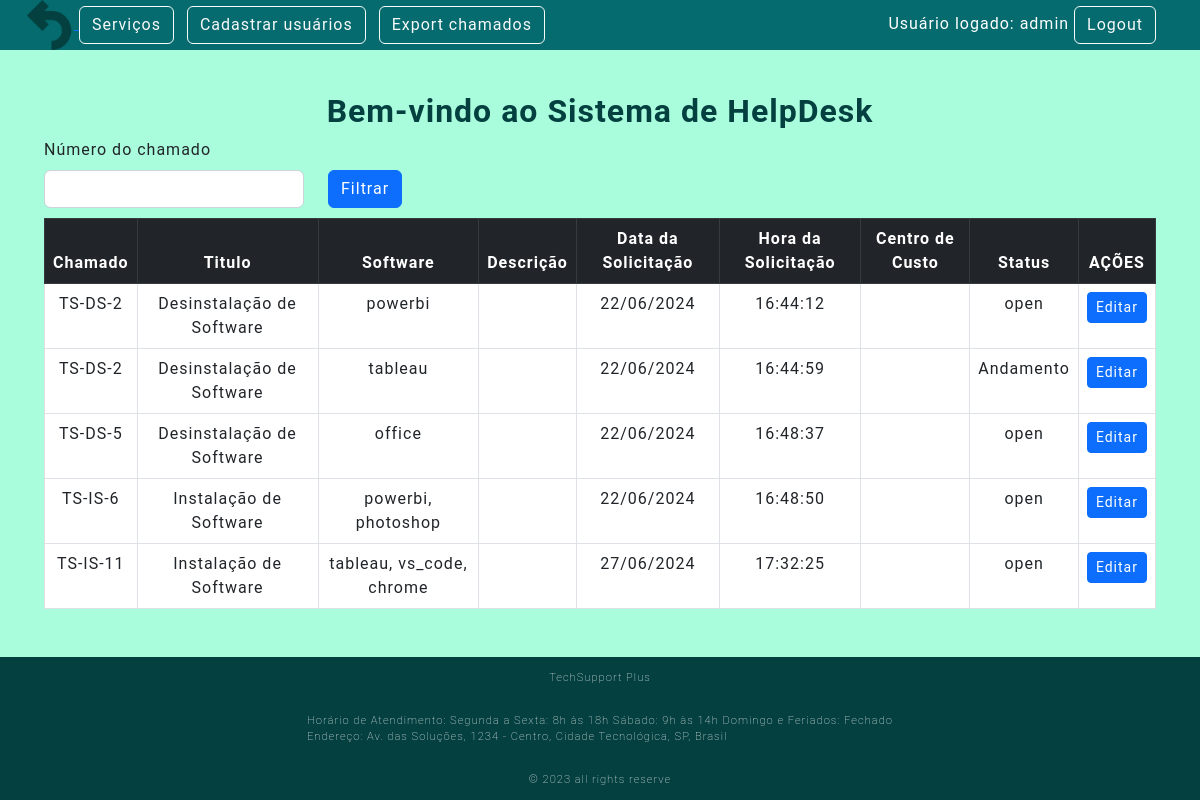
Screenshot of /tiket (signed in) with the database file from the repository.
### Src/Model/Bd.py (models this page shows, shortened)
class CreatUser(UserMixin,db.Model):
    __tablename__ = "CreatUser"
    id = db.Column(db.Integer, primary_key=True, autoincrement=True)
    userName = db.Column(db.String(150), nullable=False)
    fone = db.Column(db.String(50), nullable=False)
    cadDate = db.Column(db.String(50), nullable=False)
    hour = db.Column(db.String(10), nullable=False)
    emailUser = db.Column(db.String(150), nullable=False)
    passwordUser = db.Column(db.String, nullable=False)
    status = db.Column(db.String(5), nullable=False)

class Ticket(db.Model):
    __tablename__ = "Ticket"
    id = db.Column(db.Integer, primary_key=True, autoincrement=True)
    idUser = db.Column(db.Integer,db.ForeignKey('CreatUser.id'))
    identificador = db.Column(db.String(50), nullable=False)
    title = db.Column(db.String(50), nullable=False)
    software = db.Column(db.String(50), nullable=False)
    description = db.Column(db.String, nullable=False)
    status = db.Column(db.String(20), nullable=False, default='Open')
    execution = db.Column(db.String(500), nullable=False)
    created_data = db.Column(db.String, nullable=False)
    created_hora = db.Column(db.String, nullable=False)
    cost_center = db.Column(db.String, nullable=False)

### Src/View/NewTicket.py (the view)
@tk.route('/tiket')
def tiket():
    tickets = Ticket.query.all()
    return render_template('servicos.html', tickets=tickets)

### Src/View/Login.py (called while the page is built)
@login_manager.user_loader
def load_user(employee_id):
  usuario = CreatUser.query.filter_by(id=employee_id).first()
  return usuario

### Templates/servicos.html
{% extends 'base.html' %}
{% block conteudo %}
<h1>Bem-vindo ao Sistema de HelpDesk</h1>
<div class="row" style="text-align: left;">
    <label class="form-label" for="form3Example4">Número do chamado</label>
    <form method="POST" action="{{url_for('router.tk.servicos')}}" >
        <div class="form-group row">
            <div class="form-group col-md-3">
                <input type="text" class="form-control" name="numeroChamado">
            </div>
            <div class="col-auto">
                <button type="submit" class="btn btn-primary">Filtrar</button>
            </div>
        </div>
    </form>
    <br> <br>
</div>
<div class="bg-white ">
    <table class="table table-bordered table-hover">
        <thead class="table-dark">
            <tr>
                <th scope="col">Chamado</th>
                <th scope="col">Titulo</th>
                <th scope="col">Software</th>
                <th scope="col">Descrição</th>
                <th scope="col">Data da Solicitação</th>
                <th scope="col">Hora da Solicitação</th>
                <th scope="col">Centro de Custo</th>
                <th scope="col">Status</th>
                <th scope="col">AÇÕES</th>
            </tr>
        </thead>
        <tbody>
            {% for ticket in tickets %}
            {% if ticket.status != "Fechado" %}
            <tr>
                <td>{{ticket.identificador}}</td>
                <td>{{ticket.title}}</td>
                <td>{{ticket.software}}</td>
                <td>{{ticket.description}}</td>
                <td>{{ticket.created_data}}</td>
                <td>{{ticket.created_hora}}</td>
                <td>{{ticket.cost_center}}</td>
                <td>{{ticket.status}}</td>
                <td> <a href="{{ticket.id}}/atendimento" class="btn btn-primary btn-sm" >Editar</a>
                </td>
            </tr>
            {% endif %}
            {% endfor %}
        </tbody>
    </table>
</div>
{% endblock conteudo %}

### Templates/nav.html
<nav class="navbar navbar-expand-lg bg-body-tertiary" id="nav_content">
  <div class="container-fluid" id="nav_content">
    <div class="container-fluid">
      <a href="{{ url_for('router.home.index') }}">
        <img src="{{ url_for('static', filename='img/seta-de-retorno-a-esquerda.png') }}"
          alt="Remoção ou Desinstalação de Software" width="50">
      </a>
      {% if current_user.status == "ADMIN" %}
      <a type="button" class="btn btn-outline-light me-2" href="{{url_for('router.tk.tiket')}}">Serviços</a>
      <a type="button" class="btn btn-outline-light me-2" href="{{url_for('router.user.createUser')}}" >Cadastrar usuários</a>
      <a type="button" class="btn btn-outline-light me-2" href="{{url_for('router.tk.listar')}}" >Export chamados</a>
      {% endif %}
    </div>
    <div class="ms-auto">
      {% if not current_user.userName %}
      <div class="text-end login-button">
        <a type="button" class="btn btn-outline-light me-2" href="{{url_for('router.login.login')}}">Login</a>
      </div>
      {% else %}
      <div class="text-end me-4 user-info">
        Usuário logado: {{current_user.userName}}
        <a type="button" class="btn btn-outline-light me-2" href="{{url_for('router.login.logout')}}">Logout</a>
      </div>
      {% endif %}
    </div>
  </div>
</nav>

### Public/style.css (style rules this page uses)
:root { --color-neutral-0: #044040; --color-neutral-10: #2e2c2c; --color-neutral-20: #066b6e; --color-neutral-30: #a8a29e; --color-neutral-40: #fcf8f8; --color-neutral-50: #a9fddd; }
#nav_content { background-color: var(--color-neutral-20); position: fixed; top: 0; width: 100%; z-index: 1000; }
* { font-family: 'Roboto', sans-serif; margin: 0; padding: 0; box-sizing: border-box; letter-spacing: 1px; }
body { background: var(--color-neutral-50); display: flex; flex-direction: column; min-height: 100vh; }
h1 { color: var(--color-neutral-0); font-size: 2rem; font-weight: bold; }
.user-info { text-align: right; color: white; width: 300px; }

### rows the page displays
CreatUser: userName "admin"
Ticket: identificador "TS-DS-2", title "Desinstalação de Software", software "powerbi", created_data "22/06/2024", created_hora "16:44:12", status "open"
Ticket: identificador "TS-DS-2", title "Desinstalação de Software", software "tableau", created_data "22/06/2024", created_hora "16:44:59", status "Andamento"
Ticket: identificador "TS-DS-5", title "Desinstalação de Software", software "office", created_data "22/06/2024", created_hora "16:48:37", status "open"
Ticket: identificador "TS-IS-6", title "Instalação de Software", software "powerbi, photoshop", created_data "22/06/2024", created_hora "16:48:50", status "open"
Ticket: identificador "TS-IS-11", title "Instalação de Software", software "tableau, vs_code, chrome", created_data "27/06/2024", created_hora "17:32:25", status "open"
